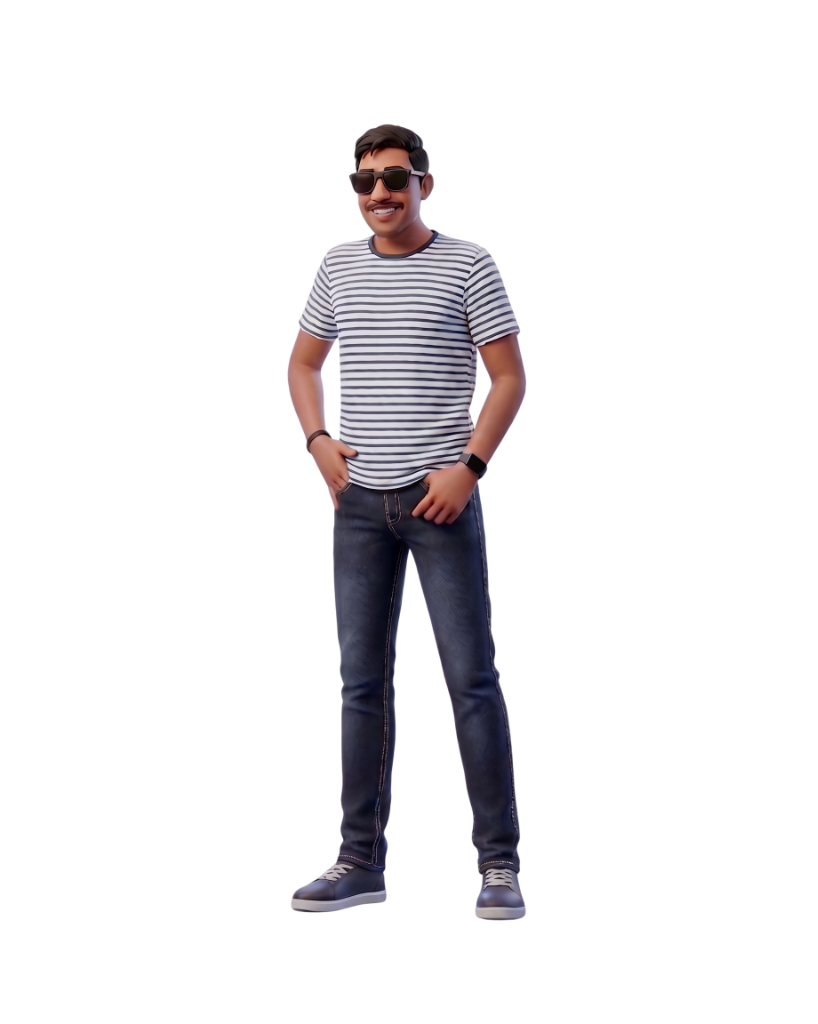
#> input picture assets/mayank_avatar.png, 818 x 1024 px, found by its file name
$ python remove_bg.py
#> lines starting #> are read from the running program, lines starting #| are printed output that depends on the picture; after the words box and inside, x2 and y2 are one past the last pixel; in counts of white or black regions, pixels touching at a corner belong together
from PIL import Image
import numpy as np

img = Image.open('C:/Users/hp/.gemini/antigravity/scratch/graphic-design-portfolio/assets/mayank_avatar.png').convert('RGBA')
#> img is the input picture: PIL image 818x1024 RGBA; mean R, G, B, A 13.5, 12, 13.6, 31.8
arr = np.array(img)

# The checkerboard grid consists of white (approx 245-255) and gray (approx 200-220) tiles with low saturation.
# Let's inspect R, G, B channels and variance
r, g, b = arr[:,:,0].astype(float), arr[:,:,1].astype(float), arr[:,:,2].astype(float)
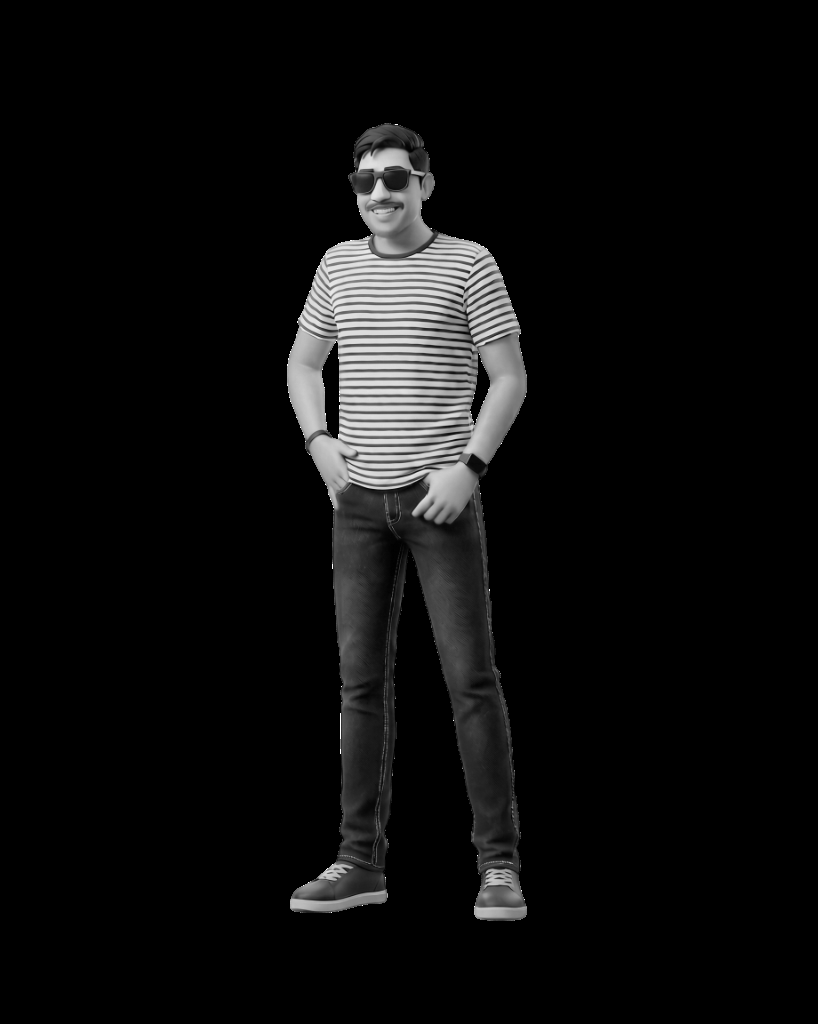
#> r: shape (1024, 818) float64; min 0, max 255, mean 13.5
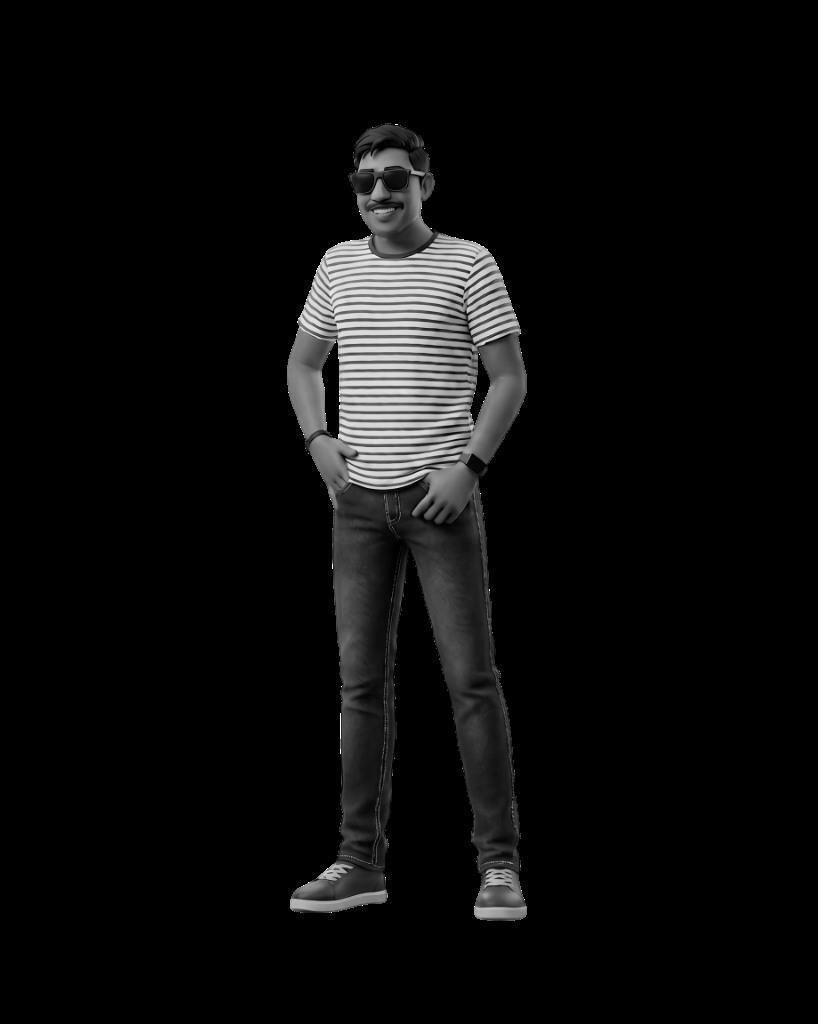
#> g: shape (1024, 818) float64; min 0, max 255, mean 12
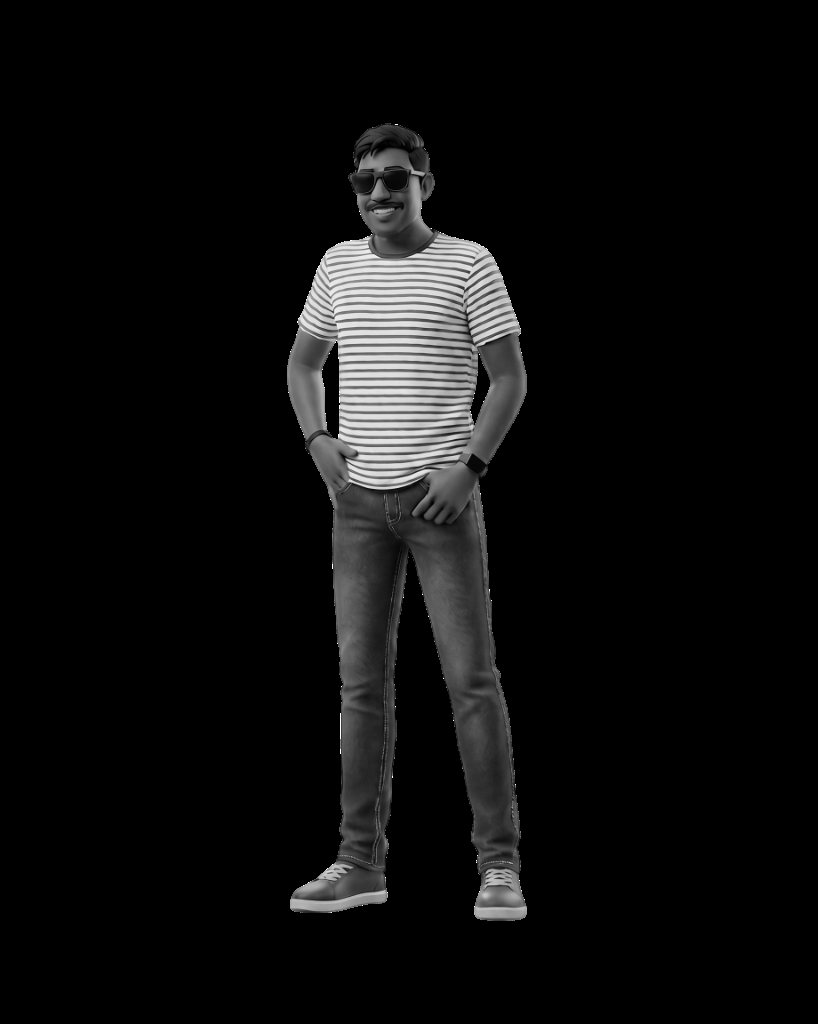
#> b: shape (1024, 818) float64; min 0, max 255, mean 13.6

# Saturation / color difference
color_diff = np.abs(r - g) + np.abs(g - b) + np.abs(b - r)
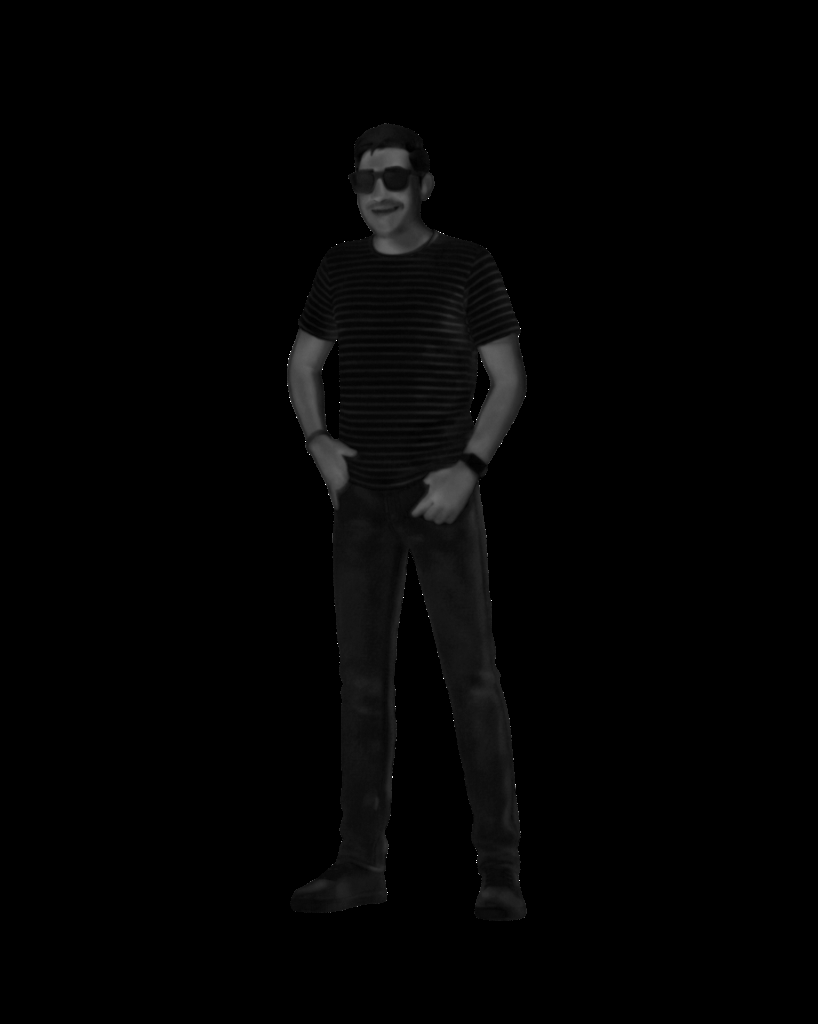
#> color_diff: shape (1024, 818) float64; min 0, max 510, mean 6.4; drawn with min black and max white

# Background checkerboard is neutral gray/white (color_diff < 15) AND bright (brightness > 180)
# Except for parts of white stripes on t-shirt which are enclosed inside the body contour!

brightness = (r + g + b) / 3.0
bg_candidate = (color_diff < 15) & (brightness > 180)
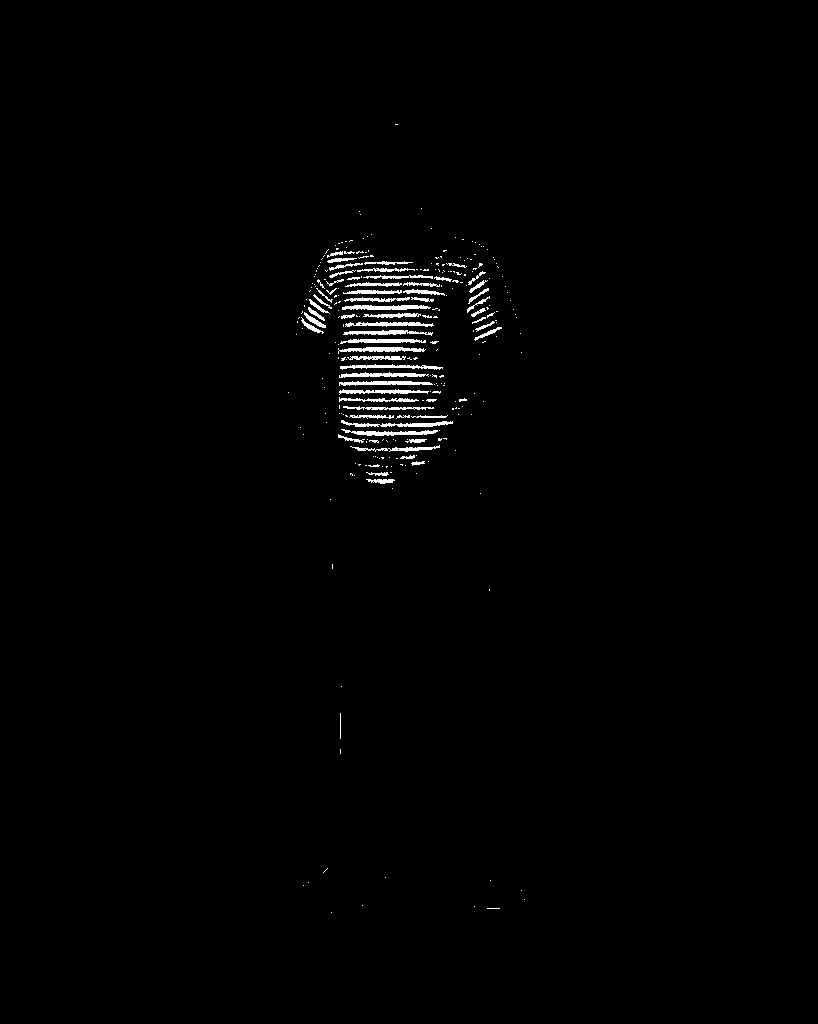
#> bg_candidate: shape (1024, 818) bool; 0.99% white; 280 white regions (216 under 20 px), largest, box (x1, y1, x2, y2) and area: (341, 420, 453, 427) 347, (342, 305, 431, 310) 346, (341, 429, 438, 436) 336

# Flood fill from image borders (top, left, right, bottom margins) to only remove background connected to edges!
from scipy.ndimage import binary_fill_holes, label

# Mark border background pixels
border_mask = np.zeros(bg_candidate.shape, dtype=bool)
border_mask[0, :] = bg_candidate[0, :]
#> border_mask: shape (1024, 818) bool; every value is 0
border_mask[-1, :] = bg_candidate[-1, :]
border_mask[:, 0] = bg_candidate[:, 0]
border_mask[:, -1] = bg_candidate[:, -1]

# Also top 5% and bottom 5% and left/right 5%
border_mask[:50, :] |= bg_candidate[:50, :]
border_mask[-50:, :] |= bg_candidate[-50:, :]
border_mask[:, :50] |= bg_candidate[:, :50]
border_mask[:, -50:] |= bg_candidate[:, -50:]

# Connected components of bg_candidate that touch the border_mask
labeled, num_features = label(bg_candidate)
#> labeled: shape (1024, 818) int32; 387 distinct labels, from 0 to 386
#> num_features = 386
border_labels = set(labeled[border_mask])
#> border_labels = 0 items
if 0 in border_labels:
    border_labels.remove(0)

is_bg = np.isin(labeled, list(border_labels))

# Set background pixels to transparent alpha=0
arr[is_bg, 3] = 0

# Smooth anti-aliased edge transition
# Expand background slightly for clean edges
from scipy.ndimage import binary_dilation
edge_mask = binary_dilation(is_bg, iterations=1) & ~is_bg
arr[edge_mask, 3] = 128

out_img = Image.fromarray(arr)
out_img.save('C:/Users/hp/.gemini/antigravity/scratch/graphic-design-portfolio/assets/mayank_avatar_transparent.png')
print("Successfully generated transparent avatar PNG!")
